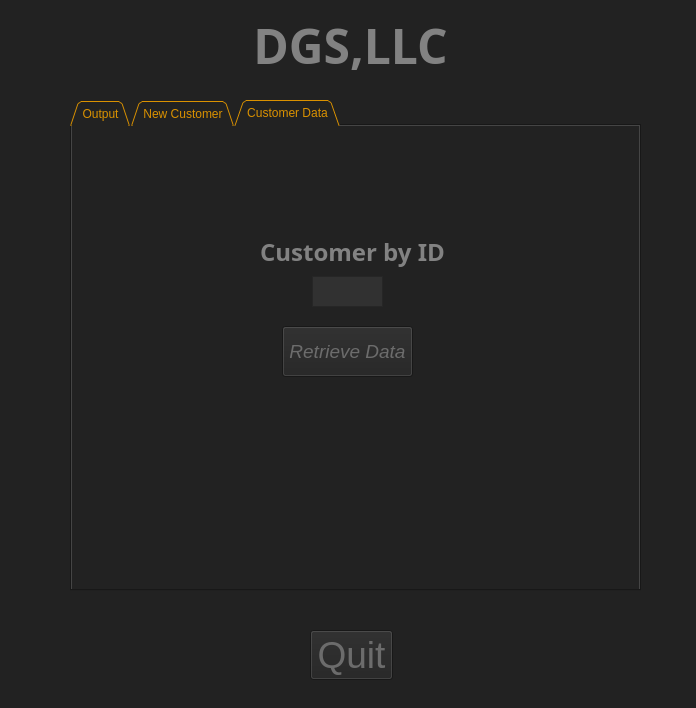
<?xml version="1.0" encoding="UTF-8"?>
<ui version="4.0">
 <class>MainWindow</class>
 <widget class="QMainWindow" name="MainWindow">
  <property name="geometry">
   <rect>
    <x>0</x>
    <y>0</y>
    <width>696</width>
    <height>708</height>
   </rect>
  </property>
  <property name="font">
   <font>
    <pointsize>24</pointsize>
   </font>
  </property>
  <property name="cursor">
   <cursorShape>ArrowCursor</cursorShape>
  </property>
  <property name="focusPolicy">
   <enum>Qt::StrongFocus</enum>
  </property>
  <property name="windowTitle">
   <string>DGS, LLC</string>
  </property>
  <property name="autoFillBackground">
   <bool>false</bool>
  </property>
  <property name="styleSheet">
   <string notr="true">background-color: rgb(34, 34, 34);</string>
  </property>
  <widget class="QWidget" name="centralwidget">
   <widget class="QLabel" name="Title_Label">
    <property name="geometry">
     <rect>
      <x>60</x>
      <y>10</y>
      <width>581</width>
      <height>71</height>
     </rect>
    </property>
    <property name="font">
     <font>
      <family>Ubuntu Mono</family>
      <pointsize>36</pointsize>
      <weight>75</weight>
      <bold>true</bold>
     </font>
    </property>
    <property name="styleSheet">
     <string notr="true">color: rgb(130, 130, 130);</string>
    </property>
    <property name="text">
     <string>DGS,LLC</string>
    </property>
    <property name="alignment">
     <set>Qt::AlignCenter</set>
    </property>
   </widget>
   <widget class="QPushButton" name="quitButton">
    <property name="geometry">
     <rect>
      <x>310</x>
      <y>630</y>
      <width>83</width>
      <height>50</height>
     </rect>
    </property>
    <property name="font">
     <font>
      <family>Ubuntu</family>
      <pointsize>28</pointsize>
     </font>
    </property>
    <property name="styleSheet">
     <string notr="true">color: rgb(108, 108, 108);</string>
    </property>
    <property name="text">
     <string>Quit</string>
    </property>
   </widget>
   <widget class="QTabWidget" name="Tabs">
    <property name="geometry">
     <rect>
      <x>70</x>
      <y>100</y>
      <width>571</width>
      <height>491</height>
     </rect>
    </property>
    <property name="layoutDirection">
     <enum>Qt::LeftToRight</enum>
    </property>
    <property name="styleSheet">
     <string notr="true">color: rgb(218, 145, 0);</string>
    </property>
    <property name="tabPosition">
     <enum>QTabWidget::North</enum>
    </property>
    <property name="tabShape">
     <enum>QTabWidget::Triangular</enum>
    </property>
    <property name="currentIndex">
     <number>2</number>
    </property>
    <property name="elideMode">
     <enum>Qt::ElideNone</enum>
    </property>
    <property name="tabsClosable">
     <bool>false</bool>
    </property>
    <property name="movable">
     <bool>false</bool>
    </property>
    <property name="tabBarAutoHide">
     <bool>false</bool>
    </property>
    <widget class="QWidget" name="outputTab">
     <attribute name="title">
      <string>Output</string>
     </attribute>
     <widget class="QListWidget" name="ListWidget">
      <property name="enabled">
       <bool>true</bool>
      </property>
      <property name="geometry">
       <rect>
        <x>20</x>
        <y>10</y>
        <width>531</width>
        <height>381</height>
       </rect>
      </property>
      <property name="styleSheet">
       <string notr="true">font: 57 18pt &quot;Ubuntu&quot;;
color: rgb(156, 156, 156);</string>
      </property>
     </widget>
     <widget class="QPushButton" name="viewPurchasesBtn">
      <property name="geometry">
       <rect>
        <x>180</x>
        <y>400</y>
        <width>211</width>
        <height>51</height>
       </rect>
      </property>
      <property name="font">
       <font>
        <family>Ubuntu</family>
        <pointsize>14</pointsize>
        <italic>true</italic>
       </font>
      </property>
      <property name="styleSheet">
       <string notr="true">color: rgb(108, 108, 108);</string>
      </property>
      <property name="text">
       <string>View Purchase History</string>
      </property>
     </widget>
    </widget>
    <widget class="QWidget" name="newCustomerTab">
     <attribute name="title">
      <string>New Customer</string>
     </attribute>
     <widget class="QPushButton" name="addCustomerBtn">
      <property name="geometry">
       <rect>
        <x>220</x>
        <y>350</y>
        <width>131</width>
        <height>51</height>
       </rect>
      </property>
      <property name="font">
       <font>
        <family>Ubuntu</family>
        <pointsize>14</pointsize>
        <italic>true</italic>
       </font>
      </property>
      <property name="styleSheet">
       <string notr="true">color: rgb(108, 108, 108);</string>
      </property>
      <property name="text">
       <string>Add Customer</string>
      </property>
     </widget>
     <widget class="QLabel" name="Title_Label_2">
      <property name="geometry">
       <rect>
        <x>60</x>
        <y>40</y>
        <width>151</width>
        <height>31</height>
       </rect>
      </property>
      <property name="font">
       <font>
        <family>Ubuntu Mono</family>
        <pointsize>18</pointsize>
        <weight>75</weight>
        <bold>true</bold>
       </font>
      </property>
      <property name="styleSheet">
       <string notr="true">color: rgb(130, 130, 130);</string>
      </property>
      <property name="text">
       <string>First Name:</string>
      </property>
      <property name="alignment">
       <set>Qt::AlignCenter</set>
      </property>
     </widget>
     <widget class="QTextBrowser" name="firstNameText">
      <property name="geometry">
       <rect>
        <x>220</x>
        <y>40</y>
        <width>281</width>
        <height>31</height>
       </rect>
      </property>
      <property name="font">
       <font>
        <family>Ubuntu</family>
        <pointsize>11</pointsize>
        <italic>true</italic>
       </font>
      </property>
      <property name="cursor" stdset="0">
       <cursorShape>IBeamCursor</cursorShape>
      </property>
      <property name="styleSheet">
       <string notr="true">background-color: rgb(49, 49, 49);
color: rgb(100, 100, 100);</string>
      </property>
      <property name="readOnly">
       <bool>false</bool>
      </property>
     </widget>
     <widget class="QTextBrowser" name="lastNameText">
      <property name="geometry">
       <rect>
        <x>220</x>
        <y>90</y>
        <width>281</width>
        <height>31</height>
       </rect>
      </property>
      <property name="font">
       <font>
        <family>Ubuntu</family>
        <pointsize>11</pointsize>
        <italic>true</italic>
       </font>
      </property>
      <property name="cursor" stdset="0">
       <cursorShape>IBeamCursor</cursorShape>
      </property>
      <property name="styleSheet">
       <string notr="true">background-color: rgb(49, 49, 49);
color: rgb(100, 100, 100);</string>
      </property>
      <property name="readOnly">
       <bool>false</bool>
      </property>
     </widget>
     <widget class="QLabel" name="Title_Label_3">
      <property name="geometry">
       <rect>
        <x>60</x>
        <y>90</y>
        <width>151</width>
        <height>31</height>
       </rect>
      </property>
      <property name="font">
       <font>
        <family>Ubuntu Mono</family>
        <pointsize>18</pointsize>
        <weight>75</weight>
        <bold>true</bold>
       </font>
      </property>
      <property name="styleSheet">
       <string notr="true">color: rgb(130, 130, 130);</string>
      </property>
      <property name="text">
       <string>Last Name:</string>
      </property>
      <property name="alignment">
       <set>Qt::AlignCenter</set>
      </property>
     </widget>
     <widget class="QLabel" name="Title_Label_4">
      <property name="geometry">
       <rect>
        <x>60</x>
        <y>140</y>
        <width>151</width>
        <height>31</height>
       </rect>
      </property>
      <property name="font">
       <font>
        <family>Ubuntu Mono</family>
        <pointsize>18</pointsize>
        <weight>75</weight>
        <bold>true</bold>
       </font>
      </property>
      <property name="styleSheet">
       <string notr="true">color: rgb(130, 130, 130);</string>
      </property>
      <property name="text">
       <string>Address:</string>
      </property>
      <property name="alignment">
       <set>Qt::AlignCenter</set>
      </property>
     </widget>
     <widget class="QTextBrowser" name="addressText">
      <property name="geometry">
       <rect>
        <x>220</x>
        <y>140</y>
        <width>281</width>
        <height>31</height>
       </rect>
      </property>
      <property name="font">
       <font>
        <family>Ubuntu</family>
        <pointsize>11</pointsize>
        <italic>true</italic>
       </font>
      </property>
      <property name="cursor" stdset="0">
       <cursorShape>IBeamCursor</cursorShape>
      </property>
      <property name="styleSheet">
       <string notr="true">background-color: rgb(49, 49, 49);
color: rgb(100, 100, 100);</string>
      </property>
      <property name="readOnly">
       <bool>false</bool>
      </property>
     </widget>
     <widget class="QTextBrowser" name="cityText">
      <property name="geometry">
       <rect>
        <x>140</x>
        <y>190</y>
        <width>121</width>
        <height>31</height>
       </rect>
      </property>
      <property name="font">
       <font>
        <family>Ubuntu</family>
        <pointsize>11</pointsize>
        <italic>true</italic>
       </font>
      </property>
      <property name="cursor" stdset="0">
       <cursorShape>IBeamCursor</cursorShape>
      </property>
      <property name="styleSheet">
       <string notr="true">background-color: rgb(49, 49, 49);
color: rgb(100, 100, 100);</string>
      </property>
      <property name="readOnly">
       <bool>false</bool>
      </property>
     </widget>
     <widget class="QLabel" name="Title_Label_5">
      <property name="geometry">
       <rect>
        <x>30</x>
        <y>190</y>
        <width>151</width>
        <height>31</height>
       </rect>
      </property>
      <property name="font">
       <font>
        <family>Ubuntu Mono</family>
        <pointsize>18</pointsize>
        <weight>75</weight>
        <bold>true</bold>
       </font>
      </property>
      <property name="styleSheet">
       <string notr="true">color: rgb(130, 130, 130);</string>
      </property>
      <property name="text">
       <string>City:</string>
      </property>
      <property name="alignment">
       <set>Qt::AlignCenter</set>
      </property>
     </widget>
     <widget class="QLabel" name="Title_Label_6">
      <property name="geometry">
       <rect>
        <x>230</x>
        <y>190</y>
        <width>151</width>
        <height>31</height>
       </rect>
      </property>
      <property name="font">
       <font>
        <family>Ubuntu Mono</family>
        <pointsize>18</pointsize>
        <weight>75</weight>
        <bold>true</bold>
       </font>
      </property>
      <property name="styleSheet">
       <string notr="true">color: rgb(130, 130, 130);</string>
      </property>
      <property name="text">
       <string>State:</string>
      </property>
      <property name="alignment">
       <set>Qt::AlignCenter</set>
      </property>
     </widget>
     <widget class="QTextBrowser" name="stateText">
      <property name="geometry">
       <rect>
        <x>340</x>
        <y>190</y>
        <width>51</width>
        <height>31</height>
       </rect>
      </property>
      <property name="font">
       <font>
        <family>Ubuntu</family>
        <pointsize>11</pointsize>
        <italic>true</italic>
       </font>
      </property>
      <property name="cursor" stdset="0">
       <cursorShape>IBeamCursor</cursorShape>
      </property>
      <property name="styleSheet">
       <string notr="true">background-color: rgb(49, 49, 49);
color: rgb(100, 100, 100);</string>
      </property>
      <property name="readOnly">
       <bool>false</bool>
      </property>
     </widget>
     <widget class="QTextBrowser" name="zipText">
      <property name="geometry">
       <rect>
        <x>450</x>
        <y>190</y>
        <width>71</width>
        <height>31</height>
       </rect>
      </property>
      <property name="font">
       <font>
        <family>Ubuntu</family>
        <pointsize>11</pointsize>
        <italic>true</italic>
       </font>
      </property>
      <property name="cursor" stdset="0">
       <cursorShape>IBeamCursor</cursorShape>
      </property>
      <property name="styleSheet">
       <string notr="true">background-color: rgb(49, 49, 49);
color: rgb(100, 100, 100);</string>
      </property>
      <property name="readOnly">
       <bool>false</bool>
      </property>
     </widget>
     <widget class="QLabel" name="Title_Label_7">
      <property name="geometry">
       <rect>
        <x>350</x>
        <y>190</y>
        <width>151</width>
        <height>31</height>
       </rect>
      </property>
      <property name="font">
       <font>
        <family>Ubuntu Mono</family>
        <pointsize>18</pointsize>
        <weight>75</weight>
        <bold>true</bold>
       </font>
      </property>
      <property name="styleSheet">
       <string notr="true">color: rgb(130, 130, 130);</string>
      </property>
      <property name="text">
       <string>ZIP:</string>
      </property>
      <property name="alignment">
       <set>Qt::AlignCenter</set>
      </property>
     </widget>
     <widget class="QLabel" name="Title_Label_8">
      <property name="geometry">
       <rect>
        <x>70</x>
        <y>250</y>
        <width>151</width>
        <height>31</height>
       </rect>
      </property>
      <property name="font">
       <font>
        <family>Ubuntu Mono</family>
        <pointsize>18</pointsize>
        <weight>75</weight>
        <bold>true</bold>
       </font>
      </property>
      <property name="styleSheet">
       <string notr="true">color: rgb(130, 130, 130);</string>
      </property>
      <property name="text">
       <string>Email:</string>
      </property>
      <property name="alignment">
       <set>Qt::AlignCenter</set>
      </property>
     </widget>
     <widget class="QTextBrowser" name="emailText">
      <property name="geometry">
       <rect>
        <x>210</x>
        <y>250</y>
        <width>281</width>
        <height>31</height>
       </rect>
      </property>
      <property name="font">
       <font>
        <family>Ubuntu</family>
        <pointsize>11</pointsize>
        <italic>true</italic>
       </font>
      </property>
      <property name="cursor" stdset="0">
       <cursorShape>IBeamCursor</cursorShape>
      </property>
      <property name="styleSheet">
       <string notr="true">background-color: rgb(49, 49, 49);
color: rgb(100, 100, 100);</string>
      </property>
      <property name="readOnly">
       <bool>false</bool>
      </property>
     </widget>
     <widget class="QLabel" name="Title_Label_9">
      <property name="geometry">
       <rect>
        <x>70</x>
        <y>300</y>
        <width>151</width>
        <height>31</height>
       </rect>
      </property>
      <property name="font">
       <font>
        <family>Ubuntu Mono</family>
        <pointsize>18</pointsize>
        <weight>75</weight>
        <bold>true</bold>
       </font>
      </property>
      <property name="styleSheet">
       <string notr="true">color: rgb(130, 130, 130);</string>
      </property>
      <property name="text">
       <string>Phone:</string>
      </property>
      <property name="alignment">
       <set>Qt::AlignCenter</set>
      </property>
     </widget>
     <widget class="QTextBrowser" name="phoneText">
      <property name="geometry">
       <rect>
        <x>210</x>
        <y>300</y>
        <width>281</width>
        <height>31</height>
       </rect>
      </property>
      <property name="font">
       <font>
        <family>Ubuntu</family>
        <pointsize>11</pointsize>
        <italic>true</italic>
       </font>
      </property>
      <property name="cursor" stdset="0">
       <cursorShape>IBeamCursor</cursorShape>
      </property>
      <property name="styleSheet">
       <string notr="true">background-color: rgb(49, 49, 49);
color: rgb(100, 100, 100);</string>
      </property>
      <property name="readOnly">
       <bool>false</bool>
      </property>
     </widget>
     <widget class="QLabel" name="statusLabel">
      <property name="geometry">
       <rect>
        <x>40</x>
        <y>410</y>
        <width>491</width>
        <height>31</height>
       </rect>
      </property>
      <property name="font">
       <font>
        <family>Ubuntu Mono</family>
        <pointsize>12</pointsize>
        <weight>75</weight>
        <bold>true</bold>
       </font>
      </property>
      <property name="styleSheet">
       <string notr="true">color: rgb(130, 130, 130);</string>
      </property>
      <property name="text">
       <string/>
      </property>
      <property name="alignment">
       <set>Qt::AlignCenter</set>
      </property>
     </widget>
     <zorder>Title_Label_7</zorder>
     <zorder>zipText</zorder>
     <zorder>addCustomerBtn</zorder>
     <zorder>Title_Label_2</zorder>
     <zorder>firstNameText</zorder>
     <zorder>lastNameText</zorder>
     <zorder>Title_Label_3</zorder>
     <zorder>Title_Label_4</zorder>
     <zorder>addressText</zorder>
     <zorder>Title_Label_5</zorder>
     <zorder>Title_Label_6</zorder>
     <zorder>stateText</zorder>
     <zorder>cityText</zorder>
     <zorder>Title_Label_8</zorder>
     <zorder>emailText</zorder>
     <zorder>Title_Label_9</zorder>
     <zorder>phoneText</zorder>
     <zorder>statusLabel</zorder>
    </widget>
    <widget class="QWidget" name="viewCustomerDataTab">
     <attribute name="title">
      <string>Customer Data</string>
     </attribute>
     <widget class="QPushButton" name="retrieveDataBtn">
      <property name="geometry">
       <rect>
        <x>210</x>
        <y>200</y>
        <width>131</width>
        <height>51</height>
       </rect>
      </property>
      <property name="font">
       <font>
        <family>Ubuntu</family>
        <pointsize>14</pointsize>
        <italic>true</italic>
       </font>
      </property>
      <property name="styleSheet">
       <string notr="true">color: rgb(108, 108, 108);</string>
      </property>
      <property name="text">
       <string>Retrieve Data</string>
      </property>
     </widget>
     <widget class="QLabel" name="statusLabel2">
      <property name="geometry">
       <rect>
        <x>20</x>
        <y>280</y>
        <width>521</width>
        <height>101</height>
       </rect>
      </property>
      <property name="font">
       <font>
        <family>Ubuntu Mono</family>
        <pointsize>14</pointsize>
        <weight>75</weight>
        <bold>true</bold>
       </font>
      </property>
      <property name="styleSheet">
       <string notr="true">color: rgb(130, 130, 130);</string>
      </property>
      <property name="text">
       <string/>
      </property>
      <property name="alignment">
       <set>Qt::AlignCenter</set>
      </property>
     </widget>
     <widget class="QLabel" name="Title_Label_12">
      <property name="geometry">
       <rect>
        <x>110</x>
        <y>110</y>
        <width>341</width>
        <height>31</height>
       </rect>
      </property>
      <property name="font">
       <font>
        <family>Ubuntu Mono</family>
        <pointsize>18</pointsize>
        <weight>75</weight>
        <bold>true</bold>
       </font>
      </property>
      <property name="styleSheet">
       <string notr="true">color: rgb(130, 130, 130);</string>
      </property>
      <property name="text">
       <string>Customer by ID</string>
      </property>
      <property name="alignment">
       <set>Qt::AlignCenter</set>
      </property>
     </widget>
     <widget class="QTextBrowser" name="customerByIDText">
      <property name="geometry">
       <rect>
        <x>240</x>
        <y>150</y>
        <width>71</width>
        <height>31</height>
       </rect>
      </property>
      <property name="font">
       <font>
        <family>Ubuntu</family>
        <pointsize>11</pointsize>
        <italic>true</italic>
       </font>
      </property>
      <property name="cursor" stdset="0">
       <cursorShape>IBeamCursor</cursorShape>
      </property>
      <property name="styleSheet">
       <string notr="true">background-color: rgb(49, 49, 49);
color: rgb(100, 100, 100);</string>
      </property>
      <property name="inputMethodHints">
       <set>Qt::ImhNone</set>
      </property>
      <property name="readOnly">
       <bool>false</bool>
      </property>
     </widget>
    </widget>
   </widget>
  </widget>
  <widget class="QMenuBar" name="menubar">
   <property name="geometry">
    <rect>
     <x>0</x>
     <y>0</y>
     <width>696</width>
     <height>20</height>
    </rect>
   </property>
  </widget>
 </widget>
 <layoutdefault spacing="6" margin="9"/>
 <resources/>
 <connections>
  <connection>
   <sender>quitButton</sender>
   <signal>pressed()</signal>
   <receiver>MainWindow</receiver>
   <slot>close()</slot>
   <hints>
    <hint type="sourcelabel">
     <x>301</x>
     <y>544</y>
    </hint>
    <hint type="destinationlabel">
     <x>298</x>
     <y>295</y>
    </hint>
   </hints>
  </connection>
  <connection>
   <sender>customerByIDText</sender>
   <signal>textChanged()</signal>
   <receiver>statusLabel2</receiver>
   <slot>clear()</slot>
   <hints>
    <hint type="sourcelabel">
     <x>347</x>
     <y>312</y>
    </hint>
    <hint type="destinationlabel">
     <x>352</x>
     <y>477</y>
    </hint>
   </hints>
  </connection>
 </connections>
</ui>
